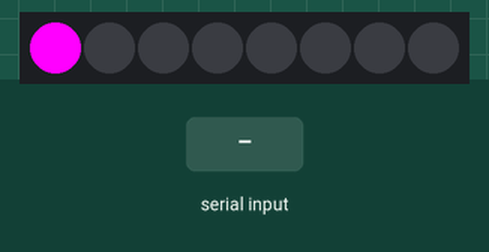
This sketch was run on a simulated Arduino Uno, built with avr-gcc and run on an emulated ATmega328P. Shown: 8 RGB LEDs in strip order, left to right. Inputs (shaded band) come from the test bench. What the sketch prints to the serial monitor is not drawn.

Above: at 0.41 s.
At 2.0 s:
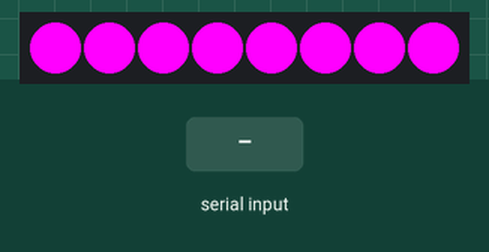
2.1 s: "v1\n" received over Serial
3.7 s: "1" received over Serial
Timing chart, 0 to 6.7 s (numbered marks = the images above; inputs shaded):
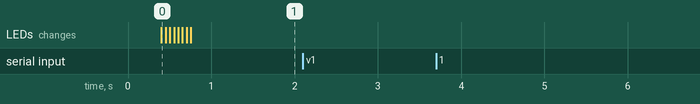

The sketch:

cheerlights.ino
```cpp
#include <Adafruit_NeoPixel.h>

#define PIN 6
#define NUM_PIXELS 8
#define NUM_COLORS 12

Adafruit_NeoPixel strip = Adafruit_NeoPixel(NUM_PIXELS, PIN, NEO_GRB + NEO_KHZ800);  //change the first digit to add more lights
// Parameter 1 = number of pixels in strip
// Parameter 2 = pin number (most are valid)
// Parameter 3 = pixel type flags, add together as needed:
// NEO_KHZ800 800 KHz bitstream (most NeoPixel products w/WS2812 LEDs)
// NEO_KHZ400 400 KHz (classic 'v1' (not v2) FLORA pixels, WS2811 drivers)
// NEO_GRB Pixels are wired for GRB bitstream (most NeoPixel products)
// NEO_RGB Pixels are wired for RGB bitstream (v1 FLORA pixels, not v2)

struct RGB{
  byte r;
  byte g;
  byte b;
  String name;
};

//Colors RGB (red, green, blue) values and name
const RGB color[NUM_COLORS] = {
  {255,   0,   0, "red"},
  {  0, 255,   0, "green"},
  {  0,   0, 255, "blue"},
  {102,  51, 204, "purple"},
  {  0, 255, 255, "cyan"},
  {255,   0, 255, "magenta"},
  {255, 255,   0, "yellow"},
  {255, 153,   0, "orange"},
  {255, 255, 255, "white"},
  {255, 244, 229, "warmwhite"},
  {  0,   0,   0, "black"},
  {  0,   0,   0, "off"}};

void setup() {
  //initialize all pixels to off
  strip.begin();
  strip.show();

  // Setup Serial
  Serial.begin(9600);
  delay(100);
  Serial.flush();
  delay(100);

  // Set initial state
  char start[32] = "magenta";
  checkColors(start, 50);
}

void loop() {
  // Clear every time through the loop
  char stringIn[32] = "";

  // Listen to serial commands
  if(Serial.available() > 0) {
    delay(100);

    char charIn = 0;
    byte i = 0;
    while(Serial.available()) {
      charIn = Serial.read();
      stringIn[i] = charIn;
      i += 1;
    }

    // Echo Received Commands on the Serial Monitor
    Serial.println("CheerLight Command Received: " + String(stringIn));
    delay(200);
    checkColors(stringIn, 50);
  }
} // End loop

void checkColors(char string[], uint8_t waitms) {
  for (int i=0; i<NUM_COLORS; i++){
    if (color[i].name.equalsIgnoreCase(String(string))) {
      // Currently it echos the color back to serial for debugging
      Serial.println(color[i].name);
      delay(200);
      // Send matching commands LED
      colorWipe(strip.Color(color[i].r,color[i].g,color[i].b), waitms);
      return;
    }
  }
}

void colorWipe(uint32_t c, uint8_t wait) {
  for(uint16_t i=0; i<strip.numPixels(); i++) {
    strip.setPixelColor(i, c);
    strip.show();
    delay(wait);
  }
}
```

Measured:
- after the input at 2.1 s, every drawn part: stays the same
- after the input at 3.7 s, every drawn part: stays the same
